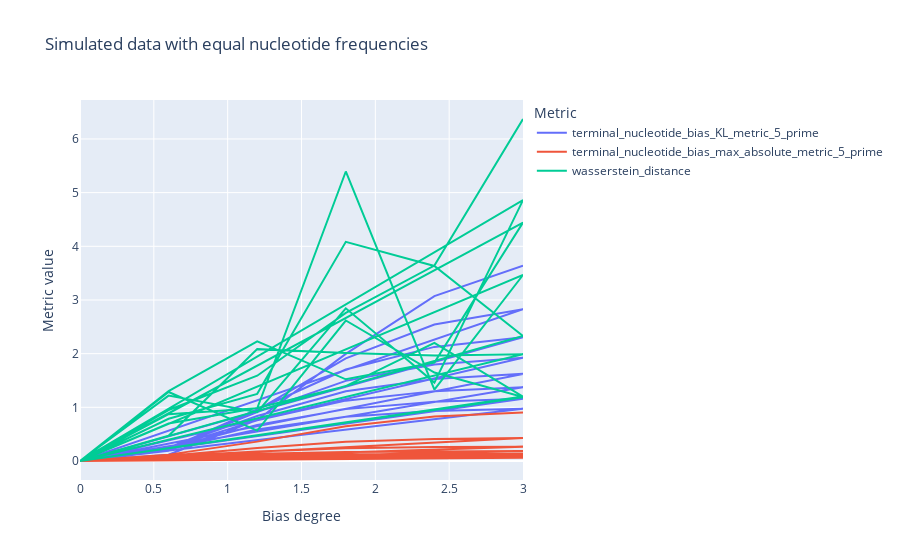

This figure's notebook cell:
### Code cell
# plot the two metrics sorted by the bias degree
import plotly.graph_objects as go

fig = go.Figure()

for metric_name in ['terminal_nucleotide_bias_KL_metric_5_prime', 'terminal_nucleotide_bias_max_absolute_metric_5_prime', 'wasserstein_distance']:
    fig.add_trace(go.Scatter(
        x=metrics['bias_degree'],
        y=metrics[metric_name],
        mode='lines',
        name=metric_name,
        text=[f"{bias_degree}_{num_favored}" for bias_degree, num_favored in zip(metrics['bias_degree'], metrics['num_favored'])]
    ))

fig.update_layout(
    title='Simulated data with equal nucleotide frequencies',
    xaxis_title='Bias degree',
    yaxis_title='Metric value',
    legend_title='Metric'
)

fig.show()
